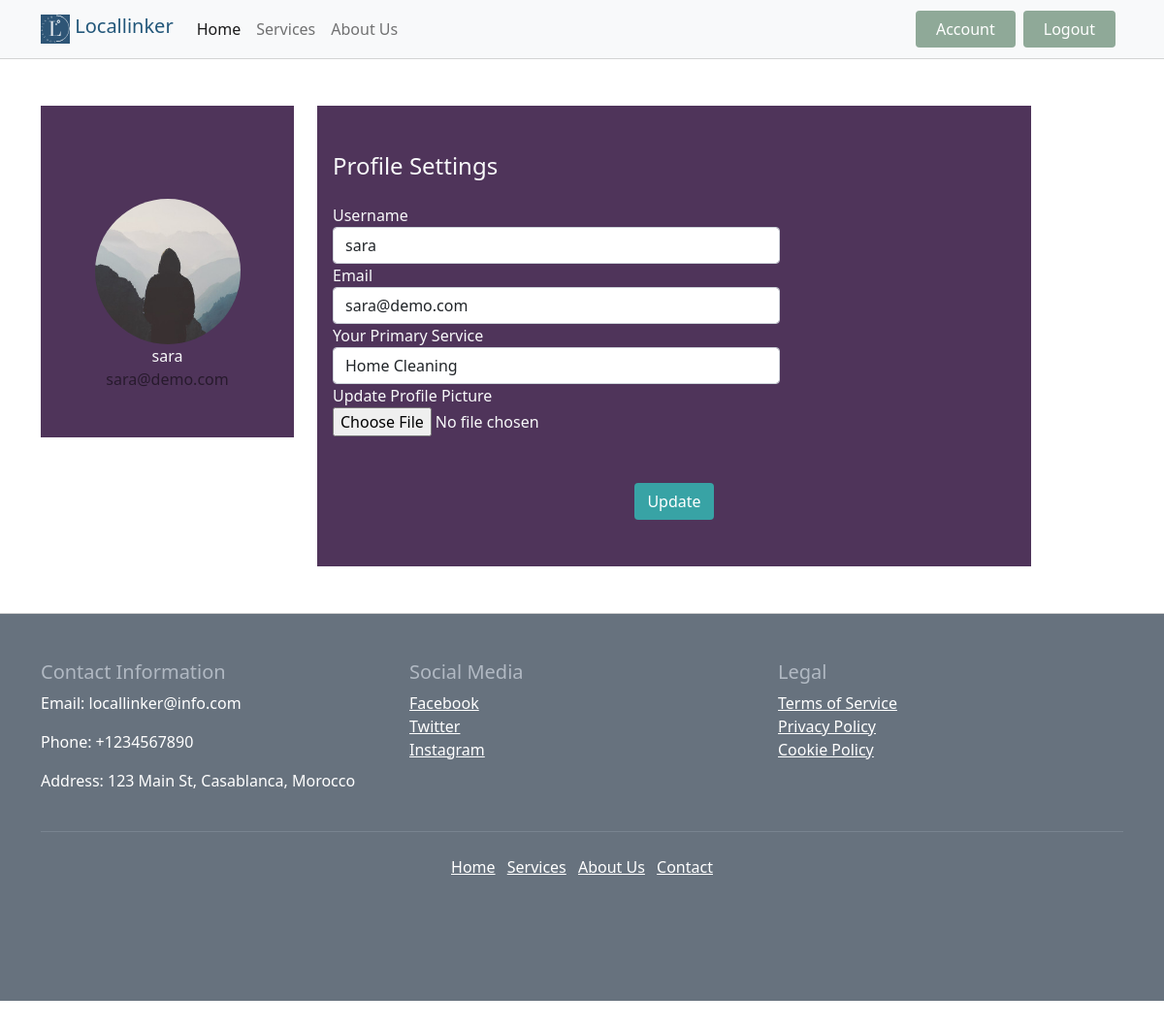
The page /provider_ccount (signed in) on the database its author committed.
### application/models.py (models this page shows, shortened)
class User(db.Model, UserMixin):
    id = db.Column(db.Integer, primary_key=True)
    username = db.Column(db.String(50), nullable=False)
    email = db.Column(db.String(100), nullable=False, unique=True)
    image_file = db.Column(db.String(20), nullable=False, default='default.jpg')
    password = db.Column(db.String(255), nullable=False)
    created_at = db.Column(db.TIMESTAMP, nullable=False, server_default=db.func.now())
    user_type = db.Column(db.String(20), nullable=False, default='regular')
    service= db.Column(db.String(20), nullable=False, default='Home Cleaning')

### application/views.py (the view, shortened to what this page needs)
@app.route('/provider_ccount', methods=['GET', 'POST'])
@login_required
def provider_account():
    form = UpdateProviderAccountForm()
    image_file = url_for('static', filename='profile_pics/' + current_user.image_file)
    return render_template('provider_account.html', title='Account', image_file=image_file, form=form)

### application/form.py (shortened to what this page needs)
class UpdateProviderAccountForm(FlaskForm):
    username = StringField('username', validators=[DataRequired(), Length(min=2, max=20)])
    email = StringField('Email', validators=[DataRequired(), Email()])
    picture = FileField('Update Profile Picture', validators=[FileAllowed(['jpg', 'png'])])
    service = SelectField('Your Primary Service', choices=[('home cleaning' ,'Home Cleaning'), ('plumbing' ,'plumbing'), ('general handyman' ,'General Handyman'), ('event planning' ,'Event Planning'), ('assembly' ,'Assembly'), ('electrical' ,'Electrical')], validators=[DataRequired()])
    submit = SubmitField('Update')

### application/models.py (called while the page is built)
@login_manager.user_loader
def load_user(user_id):
    return User.query.get(int(user_id))

### application/templates/provider_account.html (shortened to what this page needs)
<!doctype html>
<html lang="en">
  <head>
    <link href="https://cdn.jsdelivr.net/npm/bootstrap@5.0.2/dist/css/bootstrap.min.css" rel="stylesheet">
    <link rel="stylesheet" href="../static/styles.css">
  </head>
  <body style="height: 2000px;">
    <nav class="navbar navbar-expand-md navbar-light container-fluid bg-light" >
      <div class="container">
        <a class="navbar-brand mb-0 h1" href="{{ url_for('home') }}">
          <img src="../static/Images/icon.svg" width="30" height="30" class="d-inline-block align-top" alt="">
          <span>Locallinker</span>
        </a>
        <div class="collapse navbar-collapse" id="navbarNav">
             <ul class="navbar-nav">
                <li class="nav-item active">
                    <a href="{{ url_for('home') }}" class="nav-link active">Home</a>
                </li>
                <li class="nav-item dropdown">
                    <a href="{{ url_for('services') }}" class="nav-link">Services</a>
                </li>
                <li class="nav-item">
                    <a href="#" class="nav-link">About Us</a>
                </li>
            </ul>
            <div class="btn-toolbar ms-auto" role="toolbar" aria-label="Toolbar with button groups">
              <div class="btn-group me-2" role="group" aria-label="First group">
                <a href="{{ url_for('account') }}"><button type="button" class="btn" style="background-color: #8FA998; color: white;">Account</button></a>
            </div>
              <div class="btn-group me-2" role="group" aria-label="First group">
                <a href="{{ url_for('logout') }}"><button type="button" class="btn" style="background-color: #8FA998; color: white;">Logout</button></a>
            </div>
             </div>
        </div>
      </div>
      </nav>
      <div class="container rounded bg-white mt-5 mb-5">
        <div class="row">
            <div class="col-md-3 border-right">
                <div class="d-flex flex-column align-items-center text-center p-3 py-5"><img class="rounded-circle mt-5" width="150px" src="{{ image_file }}"><span class="font-weight-bold">{{ current_user.username }}</span><span class="text-black-50">{{ current_user.email }}</span></div>
            </div>
            <div class="col-md-8 border-right">
                <form method="POST" action="">
                <div class="p-3 py-5 form-group">
                    <div class="d-flex justify-content-between align-items-center mb-3">
                        <h4 class="text-right">Profile Settings</h4>
                    </div>
                    <div class="row mt-3">
                        <div class="col-md-8 form-group"><label class="form-control-label" for="username">Username</label><input type="text" class="form-control" placeholder="Update Your Username" id="username" value="{{ form.username.data or current_user.username}}" name="username">
                        </div>
                        <div class="col-md-8 form-group"><label class="form-control-label" for="email">Email</label><input type="text" class="form-control" placeholder="Update Your Email " id="email" value="{{ form.email.data or current_user.email }}" name="email">
                        </div>
                        <div class="col-md-8 form-group">
                            <label for="service" class="form-control-label">Your Primary Service</label>
                            <div class="dropdown-arrow-wrapper">
                                <select name="service" id="service" class="form-control">
                                    {% for value, label in form.service.choices %}
                                        {% if value == current_user.service %}
                                        <option value="{{ value }}" selected>{{ label }}</option>
                                    {% else %}
                                        <option value="{{ value }}">{{ label }}</option>
                                    {% endif %}
                                    {% endfor %}
                                </select>
                            </div>
                    </div>
                    <div class="form-group">
                      {{ form.picture.label() }}
                      <br>
                      {{ form.picture(class="form-control-file") }}
                      <br>
                  </div>
                    </div>
                    <div class="mt-5 text-center"><button class="btn" type="submit">Update</button></div>
                </div>
                </form>
            </div>
        </div>
    </div>
      <footer class="py-5 stl">
        <div class="container">
          <div class="row">
            <div class="col-md-4">
              <h5>Contact Information</h5>
              <p>Email: locallinker@info.com</p>
              <p>Phone: +1234567890</p>
              <p>Address: 123 Main St, Casablanca, Morocco</p>
            </div>
            <div class="col-md-4">
              <h5>Social Media</h5>
              <ul class="list-unstyled">
                <li><a href="#">Facebook</a></li>
                <li><a href="#">Twitter</a></li>
                <li><a href="#">Instagram</a></li>
              </ul>
            </div>
            <div class="col-md-4">
              <h5>Legal</h5>
              <ul class="list-unstyled">
                <li><a href="#">Terms of Service</a></li>
                <li><a href="#">Privacy Policy</a></li>
                <li><a href="#">Cookie Policy</a></li>
              </ul>
            </div>
          </div>
          <hr class="my-4">
          <div class="row">
            <div class="col-md-12">
              <ul class="list-inline text-center">
                <li class="list-inline-item"><a href="#">Home</a></li>
                <li class="list-inline-item"><a href="#">Services</a></li>
                <li class="list-inline-item"><a href="#">About Us</a></li>
                <li class="list-inline-item"><a href="#">Contact</a></li>
              </ul>
            </div>
          </div>
        </div>
      </footer>
  </body>
</html>

### application/static/styles.css (style rules this page uses)
body { min-height: 100vh; display: flex; flex-direction: column; margin: 0; padding: 0; box-sizing: border-box; }
.navbar { border-bottom: 1px solid lightgrey; padding: 10px; }
.navbar .btn { padding-left:20px; padding-right:20px; }
.navbar span { color: #22577A; text-align: center; }
.py-5 { background-color: #4F345A; color: #F8F9FA; }
.cta-section h2, p { color:#4F345A; }
footer { border-top: 1px solid lightgrey; height: 400px; }
.stl { color: rgb(177, 185, 195); background-color: #67727e;; border-top: 1px solid lightgrey; }
.stl a, .stl p { color: rgb(255, 255, 255); }
form .btn { background-color: #38A3A5; color: white }

### rows shown on the page
User: username "sara", email "sara@demo.com", service "Home Cleaning"
